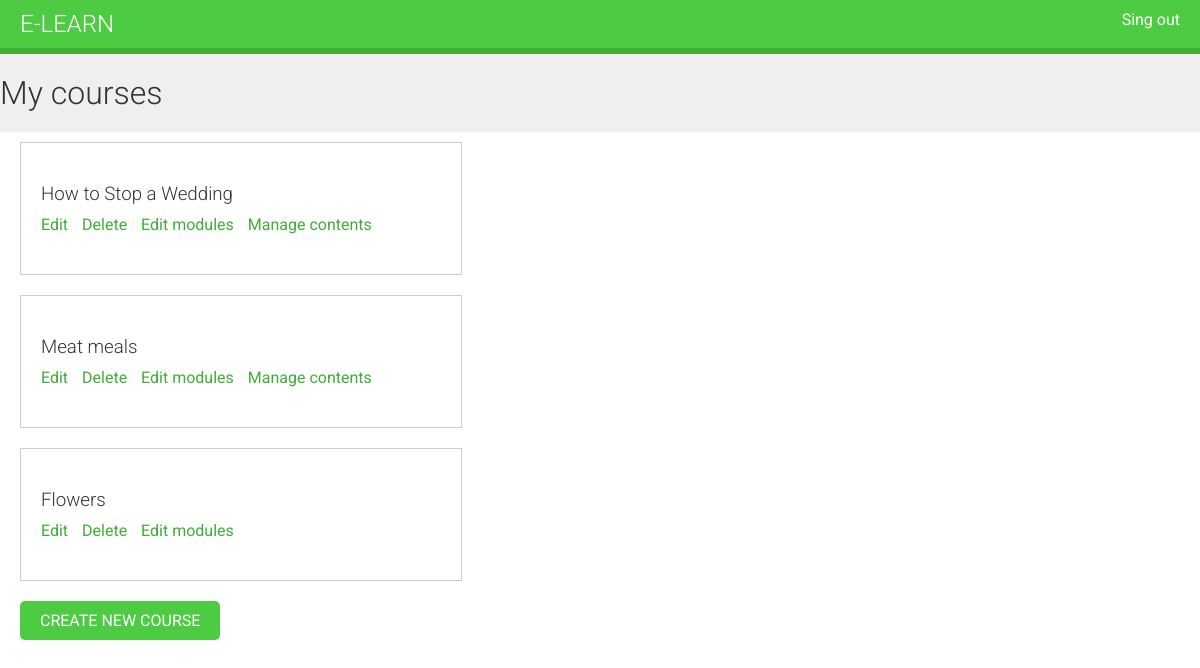
The page /course/mine/ (signed in) on the database its author committed.
### courses/models.py (models this page shows, shortened)
class Course(models.Model):
    owner = models.ForeignKey(User, related_name='courses_created')
    subject = models.ForeignKey(Subject, related_name='courses')
    title = models.CharField(max_length=200)
    slug = models.SlugField(max_length=200, unique=True)
    overview = models.TextField()
    created = models.DateTimeField(auto_now_add=True)
    class Meta:
        ordering = ('-created', )
    students = models.ManyToManyField(User, related_name='courses_joined', blank=True)

### courses/views.py (the view, shortened to what this page needs)
class ManageCourseListView(ListView):
    model = Course
    template_name = 'courses/manage/course/list.html'

### courses/views.py (called while the page is built)
    def get_queryset(self):
        qs = super(OwnerMixin, self).get_queryset()
        return qs.filter(owner=self.request.user)

### courses/templates/courses/manage/course/list.html (shortened to what this page needs)
{% extends "base.html" %}
{% block content %}
    <h1>My courses</h1>
    <div class="module">
        {% for course in object_list %}
            <div class="course-info">
                <h3>{{ course.title }}</h3>
                <p>
                    <a href="{% url 'course_edit' course.id %}">Edit</a>
                    <a href="{% url 'course_delete' course.id %}">Delete</a>
                    <a href="{% url 'course_module_update' course.id %}">Edit modules</a>
                    {% if course.modules.count > 0 %}
                        <a href="{% url "module_content_list" course.modules.first.id %}">Manage contents</a>
                    {% endif %}
                </p>
            </div>
        {% empty %}
            <p>You haven't created any courses yet.</p>
        {% endfor %}
        <p>
            <a href="{% url 'course_create' %}" class="button">Create new course</a>
        </p>
    </div>
{% endblock %}

### courses/static/css/base.css (style rules this page uses)
body { margin:0; font-family:'Roboto', sans-serif; font-weight:400; color:#333; }
a { color:#3fad37; text-decoration:none; }
h1, h2, h3, h4, h5, h6 { font-family:'Roboto', sans-serif; font-weight:300; }
h1 { background:#efefef; width:100%; overflow:auto; padding:20px 0 20px; margin:0; }
.module { overflow:auto; }
.module h3 { margin:30px 0 0; padding:0; width:100%; }
.module p { margin:10px 0 20px; width:100%; float:left; }
.module { padding:10px 20px; float:left; }
input[type=submit], a.button { border-radius:5px; background:#4dcc43; color:#fff; font-size:16px; text-transform:uppercase; border:none; padding:10px 20px; margin:20px 0; }
.course-info { border:1px solid #ccc; padding:10px 20px 20px; width:400px; overflow:auto; margin-bottom:20px; }
.course-info a { margin-right:10px; }

### rows shown on the page
Course: title "How to Stop a Wedding", shows "Manage contents"
Course: title "Meat meals", shows "Manage contents"
Course: title "Flowers"
